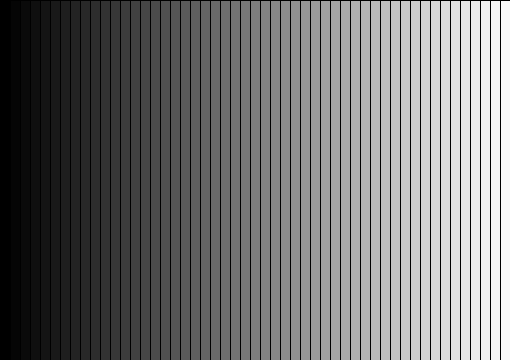
Frame 1 (no input)
Frame 60 (the mouse pressed at the canvas centre just before this capture): identical to frame 1, image omitted
Frame 120 (the mouse held since frame 60 and released just before this capture): identical to frame 1, image omitted

The Processing sketch that drew this single still picture (run headless with seeded random() and noise(); from frame 60 on, the mouse is pressed at the canvas centre):

// Processing sketch: hmwk_example2
// ── hmwk_example2.pde
void setup(){

  
   size(510, 360);
}

void draw(){

  for(int i = 0; i < 51; i++){
    fill(i * 5);
    //noStroke();
    rect(i * width/51, 0, width/51, height);
  }

}
